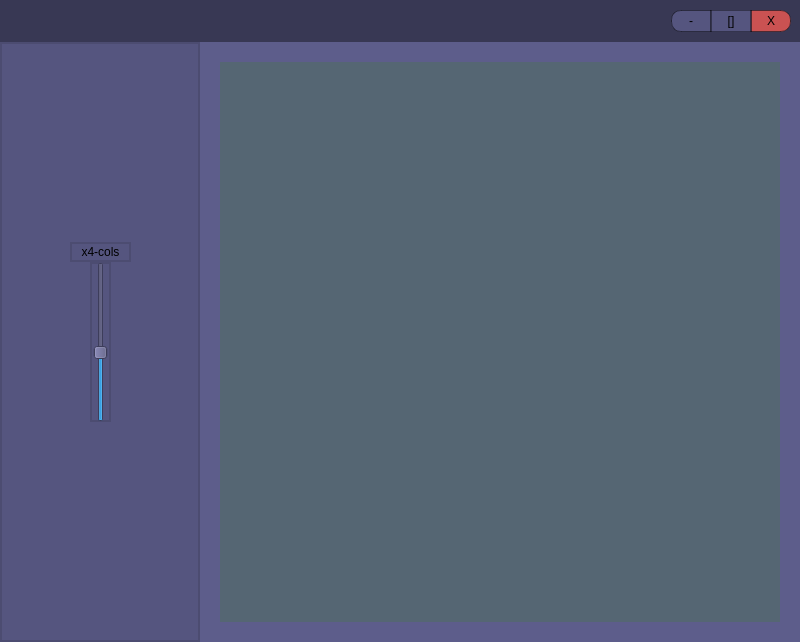
<?xml version="1.0" encoding="UTF-8"?>
<ui version="4.0">
 <class>MainWindow</class>
 <widget class="QMainWindow" name="MainWindow">
  <property name="geometry">
   <rect>
    <x>0</x>
    <y>0</y>
    <width>800</width>
    <height>642</height>
   </rect>
  </property>
  <property name="minimumSize">
   <size>
    <width>800</width>
    <height>642</height>
   </size>
  </property>
  <property name="windowTitle">
   <string>MainWindow</string>
  </property>
  <widget class="QWidget" name="centralwidget">
   <layout class="QGridLayout" name="gridLayout">
    <property name="leftMargin">
     <number>0</number>
    </property>
    <property name="topMargin">
     <number>0</number>
    </property>
    <property name="rightMargin">
     <number>0</number>
    </property>
    <property name="bottomMargin">
     <number>0</number>
    </property>
    <property name="spacing">
     <number>0</number>
    </property>
    <item row="1" column="2">
     <widget class="QWidget" name="thumbnailBackGround" native="true">
      <property name="styleSheet">
       <string notr="true">background-color: rgb(93, 93, 139);</string>
      </property>
      <layout class="QVBoxLayout" name="verticalLayout">
       <property name="leftMargin">
        <number>20</number>
       </property>
       <property name="topMargin">
        <number>20</number>
       </property>
       <property name="rightMargin">
        <number>20</number>
       </property>
       <property name="bottomMargin">
        <number>20</number>
       </property>
       <item>
        <widget class="QWidget" name="thumbnailLayout_container" native="true">
         <property name="minimumSize">
          <size>
           <width>560</width>
           <height>560</height>
          </size>
         </property>
         <property name="maximumSize">
          <size>
           <width>1580</width>
           <height>1580</height>
          </size>
         </property>
         <property name="styleSheet">
          <string notr="true">background-color: rgba(72, 116, 79, 100);</string>
         </property>
        </widget>
       </item>
      </layout>
     </widget>
    </item>
    <item row="0" column="0" colspan="3">
     <widget class="QWidget" name="widget" native="true">
      <property name="minimumSize">
       <size>
        <width>100</width>
        <height>42</height>
       </size>
      </property>
      <property name="styleSheet">
       <string notr="true">background-color: rgb(56, 56, 84);</string>
      </property>
      <layout class="QHBoxLayout" name="horizontalLayout">
       <property name="spacing">
        <number>0</number>
       </property>
       <item>
        <spacer name="horizontalSpacer">
         <property name="orientation">
          <enum>Qt::Horizontal</enum>
         </property>
         <property name="sizeHint" stdset="0">
          <size>
           <width>40</width>
           <height>20</height>
          </size>
         </property>
        </spacer>
       </item>
       <item>
        <widget class="QPushButton" name="btnMinimise">
         <property name="minimumSize">
          <size>
           <width>40</width>
           <height>22</height>
          </size>
         </property>
         <property name="maximumSize">
          <size>
           <width>40</width>
           <height>22</height>
          </size>
         </property>
         <property name="styleSheet">
          <string notr="true">background-color: rgb(85, 85, 127);
border:1px solid rgba(0,0,0,100);
border-top-left-radius: 10px;
border-bottom-left-radius: 10px;</string>
         </property>
         <property name="text">
          <string>-</string>
         </property>
        </widget>
       </item>
       <item>
        <widget class="QPushButton" name="btnMaximiseToggle">
         <property name="minimumSize">
          <size>
           <width>40</width>
           <height>22</height>
          </size>
         </property>
         <property name="maximumSize">
          <size>
           <width>40</width>
           <height>22</height>
          </size>
         </property>
         <property name="styleSheet">
          <string notr="true">background-color: rgb(85, 85, 127);
border:1px solid rgba(0,0,0,100);</string>
         </property>
         <property name="text">
          <string>[]</string>
         </property>
        </widget>
       </item>
       <item>
        <widget class="QPushButton" name="btnCloseProgram">
         <property name="minimumSize">
          <size>
           <width>40</width>
           <height>22</height>
          </size>
         </property>
         <property name="styleSheet">
          <string notr="true">background-color: rgb(202, 82, 82);
border-top-right-radius: 10px;
border-bottom-right-radius: 10px;
border:1px solid rgba(0,0,0,100);</string>
         </property>
         <property name="text">
          <string>X</string>
         </property>
        </widget>
       </item>
      </layout>
     </widget>
    </item>
    <item row="1" column="0" colspan="2">
     <widget class="QWidget" name="sideBar" native="true">
      <property name="sizePolicy">
       <sizepolicy hsizetype="Expanding" vsizetype="Preferred">
        <horstretch>0</horstretch>
        <verstretch>0</verstretch>
       </sizepolicy>
      </property>
      <property name="minimumSize">
       <size>
        <width>200</width>
        <height>0</height>
       </size>
      </property>
      <property name="maximumSize">
       <size>
        <width>250</width>
        <height>16777215</height>
       </size>
      </property>
      <property name="styleSheet">
       <string notr="true">background-color: rgb(85, 85, 127);
border: 1.5px solid rgb(76, 76, 113);</string>
      </property>
      <widget class="QSlider" name="scaleSlider">
       <property name="geometry">
        <rect>
         <x>90</x>
         <y>220</y>
         <width>21</width>
         <height>160</height>
        </rect>
       </property>
       <property name="minimum">
        <number>1</number>
       </property>
       <property name="maximum">
        <number>8</number>
       </property>
       <property name="singleStep">
        <number>1</number>
       </property>
       <property name="value">
        <number>4</number>
       </property>
       <property name="orientation">
        <enum>Qt::Vertical</enum>
       </property>
      </widget>
      <widget class="QLabel" name="scaleSlider_label">
       <property name="geometry">
        <rect>
         <x>70</x>
         <y>200</y>
         <width>61</width>
         <height>20</height>
        </rect>
       </property>
       <property name="text">
        <string>x4-cols</string>
       </property>
       <property name="alignment">
        <set>Qt::AlignCenter</set>
       </property>
      </widget>
     </widget>
    </item>
   </layout>
  </widget>
 </widget>
 <resources/>
 <connections/>
</ui>
